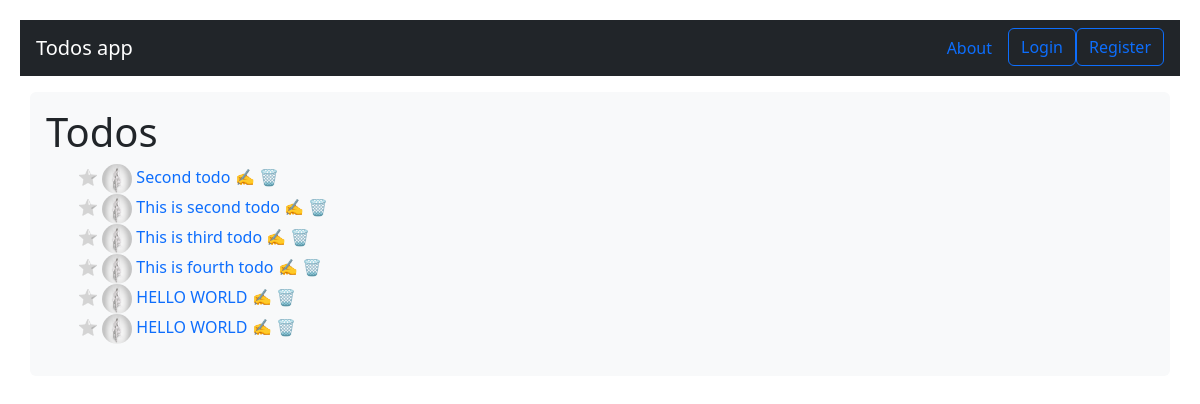
The page / on the database its author committed.
### todos/models.py (models this page shows, shortened)
class Todos(models.Model):
    author = models.ForeignKey(User, on_delete=models.CASCADE)
    title = models.CharField(max_length=255)
    description = models.TextField()
    created_at = models.DateTimeField(auto_now_add=True)
    updated_at = models.DateTimeField(auto_now=True)
    completed = models.BooleanField(default=False)
    class Meta:
        verbose_name_plural = 'Todos'

### users/models.py (models this page shows, shortened)
class Profile(models.Model):
    user = models.OneToOneField(User, on_delete=models.CASCADE)
    image = models.ImageField(upload_to='images/', default='images/default.png')
    bio = models.TextField(default='')

### todos/views.py (the view)
# urls.py: path('', HomePageView.as_view(), name='home'),
class HomePageView(ListView):
    model = Todos
    template_name = 'home.html'
    context_object_name = 'todos'
    def get_context_data(self, **kwargs):
        context = super().get_context_data(**kwargs)
        favorite_todos = self.request.session.get('favorite_todos', [])
        context["favorite_todos"] = favorite_todos
        return context

### templates/home.html (shortened to what this page needs)
{% extends 'base.html' %}
{% load static %}
{% load django_bootstrap5 %}
{% block content %}
<div class="container bg-light text-dark p-3 rounded">
  <h1>Todos</h1>
  <ul>
    {% for todo in todos %}
    <li>
      {% if todo.id in favorite_todos %}
        <a href="{% url 'toggle-favorite' todo.id %}">⭐</a>
      {% else %}
        <a href="{% url 'toggle-favorite' todo.id %}"
          style="filter: grayscale(100%);">⭐</a>
      {% endif %}
      <a href="{% url 'todo-details' todo.id %}">
        <img src="{{ todo.author.profile.image.url }}" width="30" height="30" class="rounded-circle">
        {{ todo.title }}
      </a>
      <a href="{% url 'update-todo' todo.id %}" class="action update">✍️</a>
      <a style="cursor:pointer;" class="action delete" href="{% url 'delete-todo' todo.id %}">🗑️</a>
    </li>
    {% endfor %}
  </ul>
</div>
{% endblock %}

### templates/home.html (style rules this page uses)
li { list-style: none; }
a { text-decoration: none; }

### templates/base.html (style rules this page uses)
* { margin: 0; padding: 0; box-sizing: border-box; transition: 0.2s; }
body { padding: 20px; }

### rows shown on the page
Todos: author.profile.image (picture), title "Second todo"
Todos: author.profile.image (picture), title "This is second todo"
Todos: author.profile.image (picture), title "This is third todo"
Todos: author.profile.image (picture), title "This is fourth todo"
Todos: author.profile.image (picture), title "HELLO WORLD"
Todos: author.profile.image (picture), title "HELLO WORLD"
